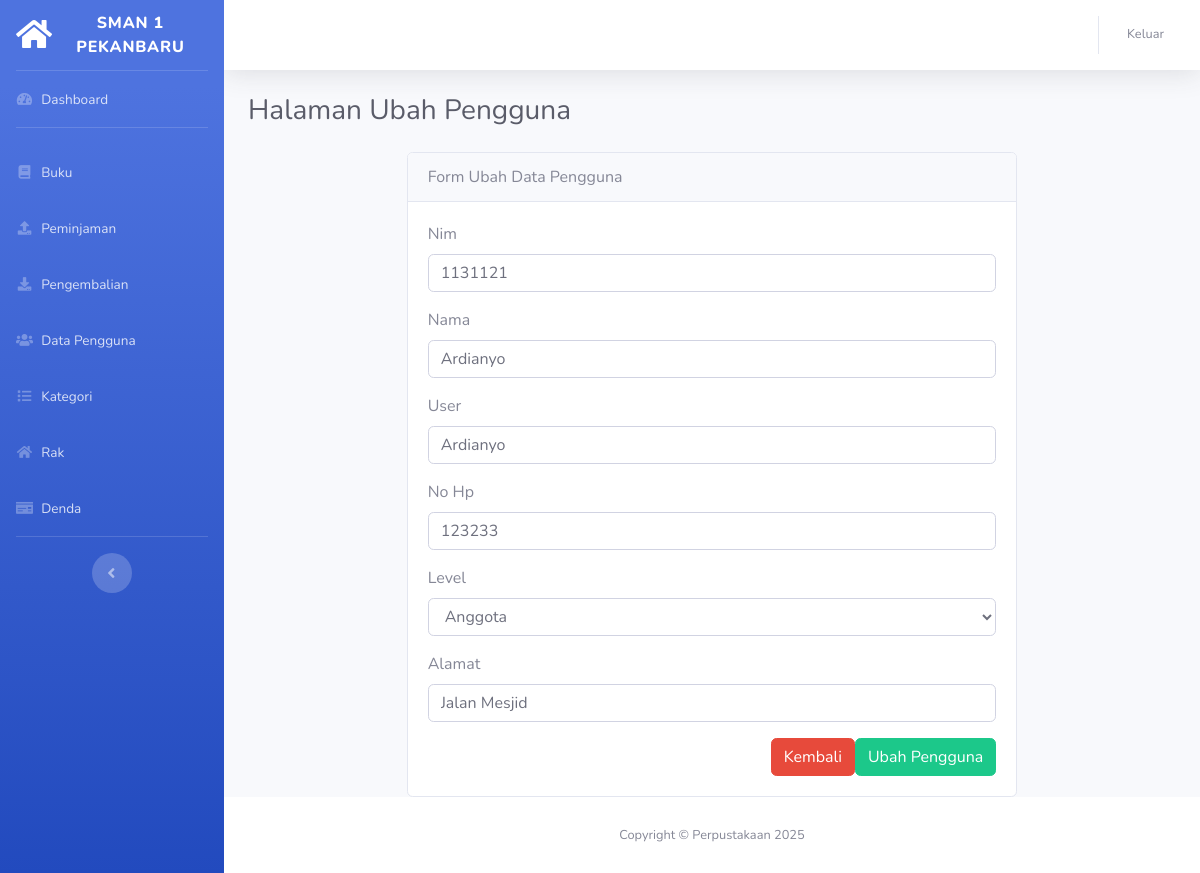
Page /index.php/Data_Pengguna/Ubah/1 on the committed database.
### tables this page shows
CREATE TABLE `user` (
  `id_user` int(11) NOT NULL,
  `username` varchar(225) NOT NULL,
  `password` varchar(225) NOT NULL,
  `level` varchar(225) NOT NULL,
  `nama` varchar(225) NOT NULL,
  `nim` varchar(225) DEFAULT NULL,
  `tempat_lahir` varchar(225) NOT NULL,
  `tgl_lahir` varchar(225) NOT NULL,
  `jenis_kelamin` varchar(225) NOT NULL,
  `alamat` text NOT NULL,
  `no_hp` varchar(225) NOT NULL,
  `email` varchar(225) NOT NULL,
  `tgl_bergabung` varchar(225) NOT NULL,
  `foto` varchar(225) NOT NULL
);

### application/controllers/Data_Pengguna.php (called while the page is built, shortened)
<?php
class Data_Pengguna extends CI_Controller
{
    public function __construct()
    {
        $this->load->model('User_model');
    }
    public function Ubah($id)
    {
        $isi['judul']='Halaman Ubah Pengguna';
        $isi['data_pengguna'] = $this->User_model->TampilSatu($id);
        $this ->load->view('layout/header', $isi);
        $this ->load->view('data_pengguna/vw_ubah_data_pengguna', $isi);
        $this ->load->view('layout/footer', $isi);
    }
}

### index.php (called while the page is built, shortened)
<?php
require_once BASEPATH.'core/CodeIgniter.php';

### application/models/User_model.php (called while the page is built, shortened)
<?php
class User_model extends CI_Model
{
    public function TampilSatu($id)
    {
        $sql = "SELECT * FROM user
                WHERE id_user = '$id'";
        $data = $this->db->query($sql);
        $isi = $data->row_array();
        return $isi;
    }
}
?>

### application/views/data_pengguna/vw_ubah_data_pengguna.php (the view, shortened to what this page needs)
<div class="container-fluid">
	<h1 class="h3 mb-4 text-gray-800"><?= $judul; ?></h1>
	<div class="row justify-content-center">
		<div class="col-md-8 ">
			<div class="card">
				<div class="card-header">
					Form Ubah Data Pengguna
				</div>
				<div class="card-body">
					<form action="<?= base_url('index.php/Data_Pengguna/Update') ?>" method="POST" enctype="multipart/form-data">
						<div class="form-group">
							<label for="nim">Nim</label>
							<input name="nim" type="number" value="<?= $data_pengguna['nim']?>" class="form-control form-control-user" id="nim" placeholder="Masukkan NIM Pengguna" required>
						</div>
                        <div class="form-group">
							<label for="nama">Nama</label>
							<input name="nama" type="text" value="<?= $data_pengguna['nama']?>" class="form-control form-control-user" id="nama" placeholder="Masukkan Nama Pengguna" required>
						</div>
                        <div class="form-group">
							<label for="username">User</label>
							<input name="username" type = "text" value="<?= $data_pengguna['username']?>"class="form-control form-control-user" id="username" placeholder="Masukkan Username Pengguna" required>
						</div>
                        <div class="form-group">
							<label for="no_hp">No Hp</label>
							<input name="no_hp" type = "number" value="<?= $data_pengguna['no_hp']?>" class="form-control form-control-user" id="no_hp" placeholder="Masukkan No HP"required>
						</div>
                        <div class="form-group">
							<label for="level">Level</label>
							<br>
							<select name="level" value="<?= $data_pengguna['level']?>" class="form-control">
									<option value="Anggota">Anggota</option>
							</select>
						</div>
                        <div class="form-group">
							<label for="alamat">Alamat</label>
							<input name="alamat" type = "text" value="<?= $data_pengguna['alamat']?>" class="form-control form-control-user" id="alamat" placeholder="Masukkan Alamat Pengguna"required>
						</div>
                        <div class="form-group">
                            <button type="submit" name="tambah" class="btn btn-success float-right">Ubah Pengguna</button>
                            <a href="<?= base_url('index.php/Data_Pengguna/Semua') ?>"class="btn btn-danger float-right">Kembali</a>
                        </div>
					</form>
				</div>
			</div>
		</div>
	</div>
</div>

### rows in the picture
user: nim "1131121", nama "Ardianyo", username "Ardianyo", no_hp "123233", level "Anggota", alamat "Jalan Mesjid"

### other values in the picture
$judul "Halaman Ubah Pengguna"
